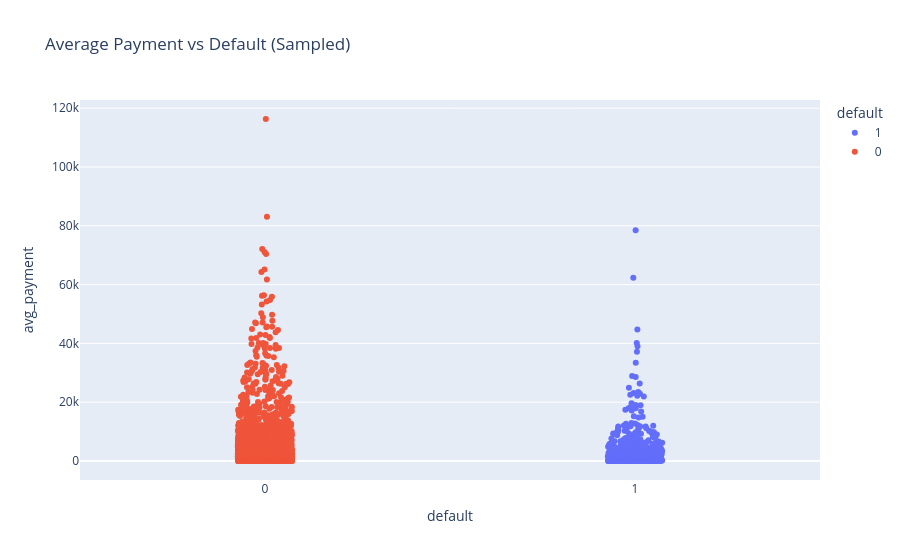

Source (notebook cell):
### Markdown cell above
---
### Average Payment vs Default

This visualization compares average payment behavior between customers who default and those who do not.

This helps evaluate whether repayment behavior is a strong predictor of default.

### Code cell
fig = px.strip(
    df.sample(3000),  # sample to avoid overload
    x="default",
    y="avg_payment",
    color="default",
    title="Average Payment vs Default (Sampled)"
)
fig.show()

### Figure 1 — Plotly figure (JSON) as saved in the notebook; plotly's stock layout.template omitted (floating-point values rounded to 4 significant figures; data arrays with more than 128 entries replaced by an {"elided": "..."} marker saying what was removed)
{"data": [{"alignmentgroup": "True", "boxpoints": "all", "fillcolor": "rgba(255,255,255,0)", "hoveron": "points", "hovertemplate": "default=%{x}<br>avg_payment=%{y}<extra></extra>", "legendgroup": "1", "line": {"color": "rgba(255,255,255,0)"}, "marker": {"color": "#636efa"}, "name": "1", "offsetgroup": "1", "orientation": "v", "pointpos": 0, "showlegend": true, "type": "box", "x": {"elided": "668 int values"}, "x0": " ", "xaxis": "x", "y": {"elided": "668 float values"}, "y0": " ", "yaxis": "y"}, {"alignmentgroup": "True", "boxpoints": "all", "fillcolor": "rgba(255,255,255,0)", "hoveron": "points", "hovertemplate": "default=%{x}<br>avg_payment=%{y}<extra></extra>", "legendgroup": "0", "line": {"color": "rgba(255,255,255,0)"}, "marker": {"color": "#EF553B"}, "name": "0", "offsetgroup": "0", "orientation": "v", "pointpos": 0, "showlegend": true, "type": "box", "x": {"elided": "2332 int values"}, "x0": " ", "xaxis": "x", "y": {"elided": "2332 float values"}, "y0": " ", "yaxis": "y"}], "layout": {"autosize": true, "boxmode": "overlay", "legend": {"title": {"text": "default"}, "tracegroupgap": 0}, "title": {"text": "Average Payment vs Default (Sampled)"}, "xaxis": {"anchor": "y", "autorange": true, "categoryarray": [1, 0], "categoryorder": "array", "domain": [0, 1], "range": [-0.5, 1.5], "title": {"text": "default"}, "type": "linear"}, "yaxis": {"anchor": "x", "autorange": true, "domain": [0, 1], "range": [-6463.0, 122800.0], "title": {"text": "avg_payment"}, "type": "linear"}}}
